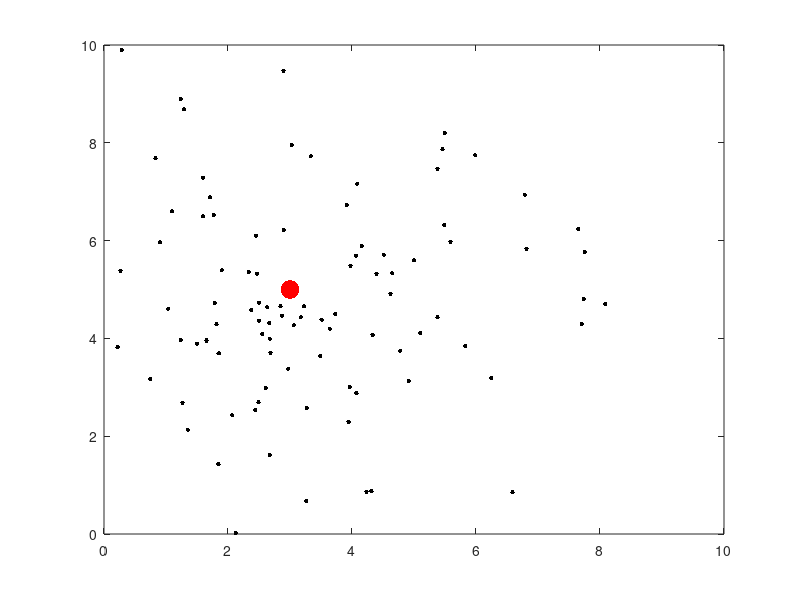

Reproduce this figure in MATLAB. (Note: this script raises an error after producing the figure.)
% written by StudentDave
%for licensing and usage questions
%email scienceguy5000 at gmail. com

%recursive bayesian estimation example:
%adapted from Michael A. Goodrich
%3 Sept 2004, CS 470


figure(1);clf;
figure(2);clf;
N = 100
s=[3;5];  % where the quail is hiding

%quail squawks N times, and for each squawk, the ninja hears the quail at
%some location. The error in estimation of where the qual is will be
%defined as gaussian around where the quail actually is with a standard
%deviation of 2.

n=2*randn(2,N); % Create vector of iterative squawks with a standard deviation of 2.
x=zeros(2,N); % x will be the initialized variable for where the ninja thinks he hears the quail.

%center the gaussian random swarks around the point where the quail
%actually is. and plot
figure(1);

%make the plot prettier
h=plot(s(1),s(2),'r.');  % Plot where the quail actually is
set(h,'markersize',40,'linewidth',3); % make pretty
axis([0,10,0,10]);  % make pretty
hold off;
hold on
for i=1:N
    x(:,i)=s+n(:,i);
    plot(x(1,i),x(2,i),'k.','markersize',10);
    pause
end;




%now, we do Ninja bayes!

%define the locations the quail can be at
Sa=[2:0.05:4];
Sb=[4:0.05:6];


%no bias, no prior knowledge, uniform distribution
L=length(Sa);
Pr=ones(L,L); % Initialize all one --> uniform prior
Po=ones(L,L); %duplicate for iterative update

%bias the prior toward the quail
figure(1);mesh(centered_prior), axis([0 40 0 40 0 0.015])
Po = centered_prior;
Pr = centered_prior;

%bias the prior away from the quail
%figure(1);mesh(off_centered_prior), axis([0 40 0 40 0 0.015])
%Po = off_centered_prior;
%Pr = off_centered_prior;

Pr=Pr/sum(sum(Pr)); % Turn the prior into a pmf by dividing by the sum.
Po=Po/sum(sum(Po)); % Each value is now 1/(number of states), so it all sums to one.
figure(1);clf;mesh(Po), axis([0 40 0 40 0 0.015])






%%iterative bayes

[a,b]=find(Po==max(max(Po)));  % Pull out the indices at which Po achieves its max to start.
sest=[Sa(a);Sb(b)];  % The best estimate of the true state to start.
figure(1);
clf
figure(2);
clf
subplot(211); plot(1,sest(1)); hold on;
line([1,N],[s(1),s(1)]); % Draw a line at the location of the x dimension.
subplot(212); plot(1,sest(2)); hold on;
line([1,N],[s(2),s(2)]); % Draw a line at the location of the y dimension.

K=[4,0;0,4]; % covariance matrix for making a 2-D gaussian
for (n=2:length(x));
    Pr=Po; %store the posterior to the prior.
    m=0*Pr;   
    %likelihood
    % look at each location, assume that the given location is
    % is there quail is, and get the likelihood of the data x(:,n) assuming
    % 2-d gaussian noise
    for (i=1:length(Pr))
       for (j=1:length(Pr))
           me=[Sa(i);Sb(j)];
           m(i,j) = 1/sqrt((2*pi)^2*det(K)) * exp(-(x(:,n)-me)'*inv(K)*(x(:,n)-me)/2); %Compute likelihood           
           m(i,j) = m(i,j) * Pr(i,j); % Combine this likelihood with the prior   
       end;
    end;
    Po=m/sum(sum(m)); %normalize this distribution to make it a proper probability distribution.
    figure(1);mesh(Po), axis([0 40 0 40 0 0.015]) %plot it
    figure(2);
    [a,b]=find(Po==max(max(Po)));  % Get the peak value; it's most likely location of the Quail.
    sest=[Sa(a);Sb(b)];  %A store the coordinates of this location in the bushes
    subplot(211);plot(n,sest(1),'k.');axis([0 N 2 4 ])
    subplot(212); plot(n,sest(2),'k.');axis([0 N 4 6 ])
    pause
end;  
subplot(211); hold off;
subplot(212); hold off;